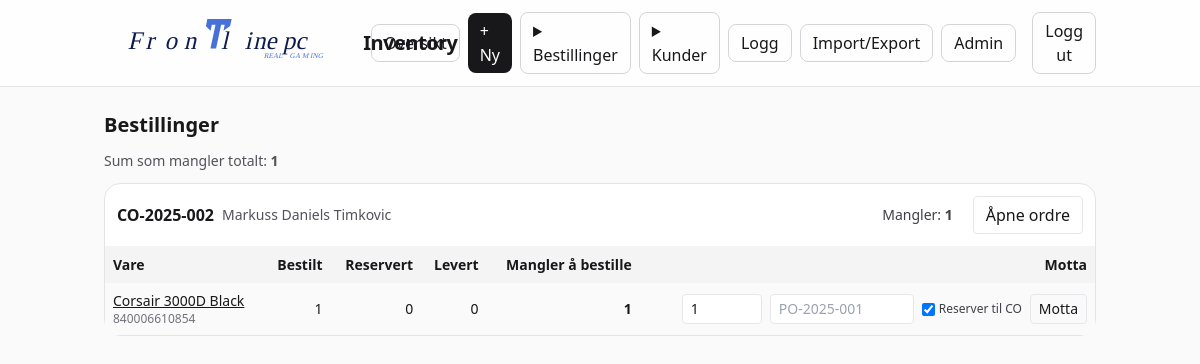
/orders (signed in), run on the app's committed database.
### frontline_inventory_web/app/models.py (models this page shows)
class CustomerOrder(Base):
    __tablename__ = "customer_orders"
    id = Column(Integer, primary_key=True)
    code = Column(String(120), unique=True, nullable=False)
    customer_id = Column(Integer, ForeignKey("customers.id"), nullable=True)
    status = Column(String(20), default="open")
    notes = Column(String(500), default="")
    created_at = Column(DateTime)
    customer = relationship("Customer")
    lines = relationship("CustomerOrderLine", back_populates="co", cascade="all, delete-orphan")

class Customer(Base):
    __tablename__ = "customers"
    id: Mapped[int] = mapped_column(Integer, primary_key=True)
    name: Mapped[str] = mapped_column(String(200), nullable=False)
    email: Mapped[str] = mapped_column(String(200), default="")
    phone: Mapped[str] = mapped_column(String(50), default="")
    notes: Mapped[str] = mapped_column(String(500), default="")
    created_at: Mapped[datetime] = mapped_column(DateTime, default=datetime.utcnow)

class Item(Base):
    __tablename__ = "items"
    id: Mapped[int] = mapped_column(Integer, primary_key=True)
    name: Mapped[str] = mapped_column(String(200), index=True)
    sku: Mapped[str] = mapped_column(String(120), unique=True, index=True)
    qty: Mapped[int] = mapped_column(Integer, default=0)
    min_qty: Mapped[int] = mapped_column(Integer, default=0)
    price: Mapped[float] = mapped_column(Float, default=0.0)
    currency: Mapped[str] = mapped_column(String(8), default="NOK")
    notes: Mapped[str] = mapped_column(Text, default="")
    image_path: Mapped[str] = mapped_column(String(300), default="")
    category_id: Mapped[int | None] = mapped_column(Integer, ForeignKey("categories.id"))
    location_id: Mapped[int | None] = mapped_column(Integer, ForeignKey("locations.id"))
    category_obj = relationship("Category", back_populates="items")
    location_obj = relationship("Location", back_populates="items")
    last_updated: Mapped[datetime] = mapped_column(DateTime, default=datetime.utcnow)

### frontline_inventory_web/app/main.py (the view)
@app.get("/orders", response_class=HTMLResponse)
def orders_overview(
    request: Request,
    db: Session = Depends(get_db),
    current_user=Depends(require_user)
):
    cos = db.execute(select(CustomerOrder).where(CustomerOrder.status == "open").order_by(CustomerOrder.created_at.desc())).scalars().all()
    orders = []
    total_needed_all = 0
    for co in cos:
        lines = db.execute(select(CustomerOrderLine).where(CustomerOrderLine.co_id == co.id)).scalars().all()
        co_lines = []
        total_needed = 0
        for l in lines:
            ordered = int(l.qty or 0)
            reserved = int(l.qty_reserved or 0)
            fulfilled = int(l.qty_fulfilled or 0)
            need = max(ordered - reserved - fulfilled, 0)
            if need > 0:
                co_lines.append({
                    "line": l,
                    "item": l.item,
                    "need": need,
                    "ordered": ordered,
                    "reserved": reserved,
                    "fulfilled": fulfilled,
                })
                total_needed += need
        if co_lines:
            orders.append({
                "co": co,
                "lines": co_lines,
                "total_needed": total_needed,
            })
            total_needed_all += total_needed
    from .models import PurchaseOrder, PurchaseOrderLine
    pos = []
    po_rows = db.execute(select(PurchaseOrder).where(PurchaseOrder.archived == False).order_by(PurchaseOrder.created_at.desc())).scalars().all()
    for po in po_rows:
        pols = db.execute(select(PurchaseOrderLine).where(PurchaseOrderLine.po_id == po.id)).scalars().all()
        po_lines = []
        total_remaining = 0
        for pol in pols:
            ordered = int(pol.qty_ordered or 0)
            received = int(pol.qty_received or 0)
            remaining = max(ordered - received, 0)
            po_lines.append({
                "line": pol,
                "item": pol.item,
                "ordered": ordered,
                "received": received,
                "remaining": remaining,
            })
            total_remaining += remaining
        pos.append({
            "po": po,
            "lines": po_lines,
            "total_remaining": total_remaining,
        })
    from .models import PurchaseOrder
    po_rows = db.execute(select(PurchaseOrder).where(PurchaseOrder.archived == False).order_by(PurchaseOrder.created_at.desc())).scalars().all()
    po_codes = [po.code for po in po_rows]
    return templates.TemplateResponse(
        "orders.html",
        {
            "request": request,
            "user": current_user,
            "orders": orders,
            "total_needed_all": total_needed_all,
            "po_codes": po_codes,
        },
    )

### frontline_inventory_web/app/templates/orders.html (shortened to what this page needs)
{% extends "base.html" %}
{% block content %}
<h1 class="text-xl font-semibold mb-3">Bestillinger</h1>
{% if orders|length == 0 %}
  <div class="rounded-xl border border-zinc-200 bg-white p-4 text-zinc-600">Ingen åpne bestillinger. Bruk "Bestill" på en kundeordre.</div>
{% else %}
  <div class="mb-3 text-sm text-zinc-600">Sum som mangler totalt: <b>{{ total_needed_all }}</b></div>
  <div class="space-y-4">
    {% for o in orders %}
    <section class="rounded-2xl border border-zinc-200 bg-white">
      <div class="p-3 flex items-center gap-2 border-b border-zinc-100">
        <div class="font-semibold">{{ o.co.code }}</div>
        <div class="text-sm text-zinc-600">{{ o.co.customer.name if o.co.customer else 'Ukjent kunde' }}</div>
        <div class="ml-auto text-sm text-zinc-700">Mangler: <b>{{ o.total_needed }}</b></div>
        <a href="/co/{{ o.co.id }}" class="ml-3 px-3 py-1.5 rounded border">Åpne ordre</a>
      </div>
      <table class="w-full text-sm">
        <thead class="bg-zinc-100">
          <tr>
            <th class="p-2 text-left">Vare</th>
            <th class="p-2 text-right">Bestilt</th>
            <th class="p-2 text-right">Reservert</th>
            <th class="p-2 text-right">Levert</th>
            <th class="p-2 text-right">Mangler å bestille</th>
            <th class="p-2 text-right">Motta</th>
          </tr>
        </thead>
        <tbody>
          {% for x in o.lines %}
          <tr class="odd:bg-zinc-50">
            <td class="p-2">
              {% if x.item %}
                <a class="underline hover:no-underline" href="/item/{{ x.item.id }}/units">{{ x.item.name }}</a>
                <div class="text-xs text-zinc-500">{{ x.item.sku }}</div>
              {% else %}
                {{ x.line.item_id }}
              {% endif %}
            </td>
            <td class="p-2 text-right">{{ x.ordered }}</td>
            <td class="p-2 text-right">{{ x.reserved }}</td>
            <td class="p-2 text-right">{{ x.fulfilled }}</td>
            <td class="p-2 text-right font-semibold">{{ x.need }}</td>
            <td class="p-2">
              <form method="post" action="/co/{{ o.co.id }}/receive" class="flex flex-wrap gap-2 items-center justify-end">
                <input type="number" name="qty" value="{{ x.need }}" min="1" class="w-20 px-2 py-1 rounded border" title="Antall">
                <input type="text" name="po_code" placeholder="PO-2025-001" class="w-36 px-2 py-1 rounded border" title="PO-kode" list="po_codes">
                <label class="inline-flex items-center gap-1 text-xs text-zinc-700"><input type="checkbox" name="auto_reserve" value="1" checked class="rounded border"> Reserver til CO</label>
                <button class="px-2 py-1 rounded border">Motta</button>
              </form>
            </td>
          </tr>
          {% endfor %}
        </tbody>
      </table>
    </section>
    {% endfor %}
  </div>
{% endif %}
{% endblock %}

### data on the page
CustomerOrder: co.code "CO-2025-002"
Customer: co.customer "Markuss Daniels Timkovic"
Item: item.name "Corsair 3000D Black", item.sku "840006610854"

### other printed values
{{ total_needed_all }} "1"
{{ o.total_needed }} "1"
{{ x.ordered }} "1"
{{ x.reserved }} "0"
{{ x.fulfilled }} "0"
{{ x.need }} "1"
